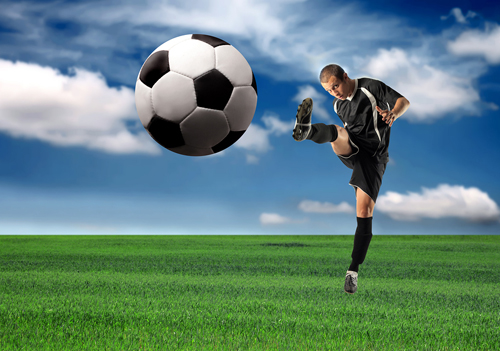
#> input picture Tutorials/OpenCV_Tutorial/football.png, 500 x 351 px, given in place of the camera
$ python 8_Color_Tracking_a.py
#> lines starting #> are read from the running program, lines starting #| are printed output that depends on the picture; after the words box and inside, x2 and y2 are one past the last pixel; in counts of white or black regions, pixels touching at a corner belong together
import cv2
import numpy as np

cap = cv2.VideoCapture(0);

while(1):

    # Take each frame
    _, frame = cap.read();
#> frame is the input picture: shape (351, 500, 3); mean B, G, R 126.3, 133.3, 98.6

    # Convert BGR to HSV
    hsv = cv2.cvtColor(frame, cv2.COLOR_BGR2HSV);
#> hsv: shape (351, 500, 3); mean H, S, V 79, 112.8, 152.4

    # define range of blue color in HSV
    #lower_blue = np.array([110,50,50]);
    #upper_blue = np.array([130,255,255]);

    #Green
    lower_blue = np.array([50,100,100]);
    upper_blue = np.array([70,255,255]);

    # Threshold the HSV image to get only blue colors
    mask = cv2.inRange(hsv, lower_blue, upper_blue); #cv2.inRange(image,lower,upper)
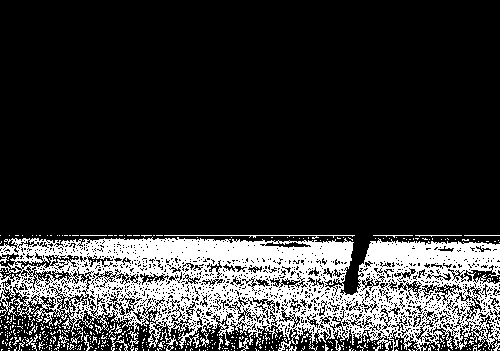
#> mask: shape (351, 500); 19.9% white; 458 white regions (432 under 20 px), largest, box (x1, y1, x2, y2) and area: (0, 237, 500, 351) 32431, (164, 235, 355, 239) 212, (109, 323, 128, 351) 95

    # Bitwise-AND mask and original image
    res = cv2.bitwise_and(frame,frame, mask= mask);
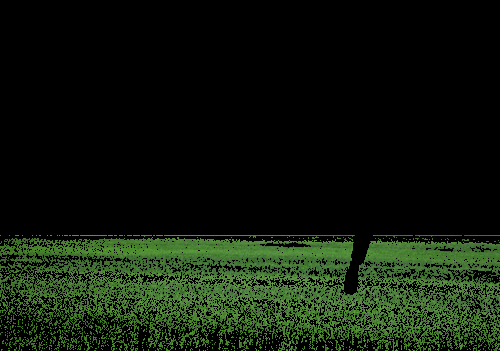
#> res: shape (351, 500, 3); mean B, G, R 10.5, 24.9, 14.7

    cv2.imshow('frame',frame);
    cv2.imshow('mask',mask);
    cv2.imshow('res',res);
    k = cv2.waitKey(5) & 0xFF;
#> (key Esc is pressed here)
    if k == 27:
        break;

cv2.destroyAllWindows();
